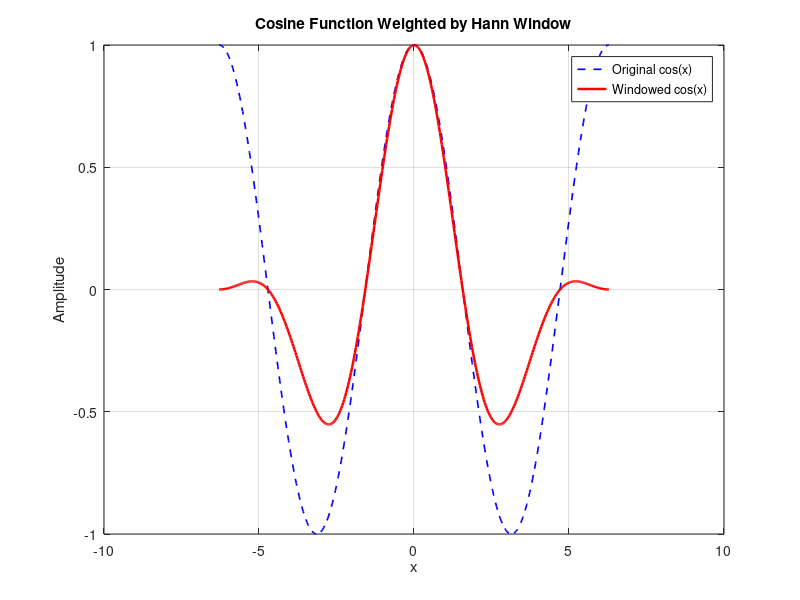

This chart was generated by the following MATLAB code:
%Plotten Sie eine Cosinus Funktion zwischen -2π und 2π mit einer Auflösung von 100 Punkte / π!
%mit einem Hann-Fenster gewichtet

n = 400; % 100 points per π → 400 points
x = linspace(-2*pi, 2*pi, n);  

% Compute the cosine values
y = cos(x);

% Create Hann window of same length
w = hann(n)';              

y_win = y .* w;

% Plot original and windowed cosine for comparison
figure;
plot(x, y, 'b--', 'LineWidth', 1.2); hold on;
plot(x, y_win, 'r', 'LineWidth', 1.8);
grid on;

% Labels
xlabel('x');
ylabel('Amplitude');
title('Cosine Function Weighted by Hann Window');
legend('Original cos(x)', 'Windowed cos(x)');